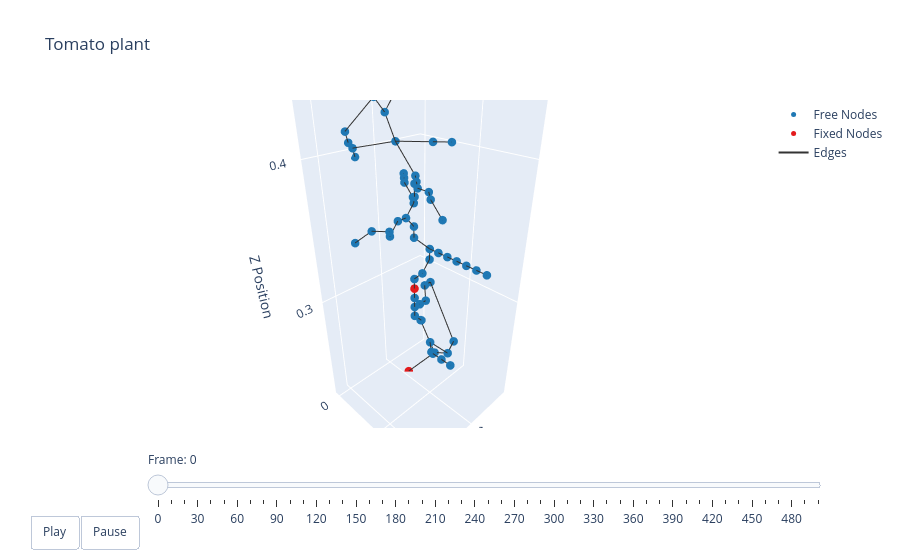

The cell this chart's notebook holds for it:
### Markdown cell above
### Plotting

### Code cell
t = np.arange(robot.sim_params.total_time, step=robot.sim_params.dt)
options = dismech.AnimationOptions(title='Tomato plant', plot_step=10)

fig = dismech.get_interactive_animation_plotly(robot, t, qs , options)
fig.show()

### Figure 1 — Plotly figure (JSON) as saved in the notebook; plotly's stock layout.template omitted (floating-point values rounded to 4 significant figures; data arrays with more than 128 entries replaced by an {"elided": "..."} marker saying what was removed)
{"data": [{"marker": {"color": "#1f78b4", "size": 5}, "mode": "markers", "name": "Free Nodes", "type": "scatter3d", "x": [1.038, 1.03, 1.022, 1.038, 1.054, 1.062, 1.022, 1.03, 1.046, 1.07, 1.07, 1.07, 1.006, 1.014, 1.054, 1.054, 1.054, 1.054, 1.054, 1.046, 1.046, 1.046, 1.046, 1.046, 1.046, 1.046, 1.046, 1.054, 1.102, 1.054, 1.078, 1.062, 1.07, 1.094, 1.086, 1.046, 1.054, 1.03, 1.038, 1.046, 1.062, 1.062, 1.094, 1.07, 1.07, 1.078, 1.086, 1.086, 1.094, 1.078, 1.094, 1.07, 1.054, 1.046, 1.102, 1.078, 1.07, 1.086, 1.062, 1.062, 1.062, 1.054, 1.062, 1.062], "y": [0.04427, 0.05226, 0.05223, 0.02823, 0.05223, 0.06022, 0.02029, 0.02035, 0.03625, 0.06821, 0.07621, 0.08421, 0.01217, 0.01223, 0.03626, 0.03627, 0.03628, 0.03629, 0.0443, 0.04432, 0.04433, 0.05233, 0.06033, 0.06833, 0.07633, 0.08433, 0.09233, 0.03635, 0.02837, 0.03635, 0.03636, 0.03636, 0.03636, 0.03637, 0.04436, 0.02836, 0.03636, 0.004463, 0.01241, 0.02036, 0.04436, 0.04436, 0.09236, -0.003643, 0.05236, 0.06036, 0.06836, 0.07636, 0.08436, 0.004357, 0.02036, 0.03636, 0.05236, 0.06036, 0.02836, 0.03636, 0.03636, 0.03636, 0.02036, 0.02836, 0.04436, 0.02836, 0.05236, 0.06036], "z": [0.243, 0.243, 0.251, 0.2669, 0.267, 0.267, 0.2749, 0.2748, 0.2749, 0.275, 0.275, 0.275, 0.283, 0.283, 0.2829, 0.2909, 0.2989, 0.3149, 0.3229, 0.3309, 0.3389, 0.3389, 0.3389, 0.3389, 0.3388, 0.3388, 0.3388, 0.3469, 0.3549, 0.3549, 0.3549, 0.3629, 0.3629, 0.3629, 0.3629, 0.3709, 0.3709, 0.3786, 0.3787, 0.3789, 0.3789, 0.3869, 0.3869, 0.3949, 0.3949, 0.3949, 0.3949, 0.3949, 0.3949, 0.4029, 0.4109, 0.4109, 0.4109, 0.4109, 0.4189, 0.4269, 0.4349, 0.4349, 0.4429, 0.4429, 0.4429, 0.4509, 0.4509, 0.4509]}, {"marker": {"color": "#e31a1c", "size": 5}, "mode": "markers", "name": "Fixed Nodes", "type": "scatter3d", "x": [1.045, 1.054], "y": [0.02028, 0.03628], "z": [0.2109, 0.3069]}, {"line": {"color": "#333333", "width": 2}, "mode": "lines", "name": "Edges", "type": "scatter3d", "x": {"elided": "195 float values"}, "y": {"elided": "195 float values"}, "z": {"elided": "195 float values"}}, {"color": "rgba(166, 206, 227, 0.7)", "i": [], "j": [], "k": [], "name": "Faces", "opacity": 0.7, "showscale": false, "type": "mesh3d", "x": [1.045, 1.038, 1.03, 1.022, 1.038, 1.054, 1.062, 1.022, 1.03, 1.046, 1.07, 1.07, 1.07, 1.006, 1.014, 1.054, 1.054, 1.054, 1.054, 1.054, 1.054, 1.046, 1.046, 1.046, 1.046, 1.046, 1.046, 1.046, 1.046, 1.054, 1.102, 1.054, 1.078, 1.062, 1.07, 1.094, 1.086, 1.046, 1.054, 1.03, 1.038, 1.046, 1.062, 1.062, 1.094, 1.07, 1.07, 1.078, 1.086, 1.086, 1.094, 1.078, 1.094, 1.07, 1.054, 1.046, 1.102, 1.078, 1.07, 1.086, 1.062, 1.062, 1.062, 1.054, 1.062, 1.062], "y": [0.02028, 0.04427, 0.05226, 0.05223, 0.02823, 0.05223, 0.06022, 0.02029, 0.02035, 0.03625, 0.06821, 0.07621, 0.08421, 0.01217, 0.01223, 0.03626, 0.03627, 0.03628, 0.03628, 0.03629, 0.0443, 0.04432, 0.04433, 0.05233, 0.06033, 0.06833, 0.07633, 0.08433, 0.09233, 0.03635, 0.02837, 0.03635, 0.03636, 0.03636, 0.03636, 0.03637, 0.04436, 0.02836, 0.03636, 0.004463, 0.01241, 0.02036, 0.04436, 0.04436, 0.09236, -0.003643, 0.05236, 0.06036, 0.06836, 0.07636, 0.08436, 0.004357, 0.02036, 0.03636, 0.05236, 0.06036, 0.02836, 0.03636, 0.03636, 0.03636, 0.02036, 0.02836, 0.04436, 0.02836, 0.05236, 0.06036], "z": [0.2109, 0.243, 0.243, 0.251, 0.2669, 0.267, 0.267, 0.2749, 0.2748, 0.2749, 0.275, 0.275, 0.275, 0.283, 0.283, 0.2829, 0.2909, 0.2989, 0.3069, 0.3149, 0.3229, 0.3309, 0.3389, 0.3389, 0.3389, 0.3389, 0.3388, 0.3388, 0.3388, 0.3469, 0.3549, 0.3549, 0.3549, 0.3629, 0.3629, 0.3629, 0.3629, 0.3709, 0.3709, 0.3786, 0.3787, 0.3789, 0.3789, 0.3869, 0.3869, 0.3949, 0.3949, 0.3949, 0.3949, 0.3949, 0.3949, 0.4029, 0.4109, 0.4109, 0.4109, 0.4109, 0.4189, 0.4269, 0.4349, 0.4349, 0.4429, 0.4429, 0.4429, 0.4509, 0.4509, 0.4509]}], "layout": {"scene": {"camera": {"eye": {"x": 1.225, "y": 1.225, "z": 1.0}}, "xaxis": {"range": [1.0, 1.113], "title": {"text": "X Position"}}, "yaxis": {"range": [-0.00498, 0.09349], "title": {"text": "Y Position"}}, "zaxis": {"range": [0.2109, 0.451], "title": {"text": "Z Position"}}}, "sliders": [{"currentvalue": {"prefix": "Frame: "}, "steps": [{"args": [["0"], {"frame": {"duration": 50, "redraw": true}, "mode": "immediate"}], "label": "0", "method": "animate"}, {"args": [["1"], {"frame": {"duration": 50, "redraw": true}, "mode": "immediate"}], "label": "10", "method": "animate"}, {"args": [["2"], {"frame": {"duration": 50, "redraw": true}, "mode": "immediate"}], "label": "20", "method": "animate"}, {"args": [["3"], {"frame": {"duration": 50, "redraw": true}, "mode": "immediate"}], "label": "30", "method": "animate"}, {"args": [["4"], {"frame": {"duration": 50, "redraw": true}, "mode": "immediate"}], "label": "40", "method": "animate"}, {"args": [["5"], {"frame": {"duration": 50, "redraw": true}, "mode": "immediate"}], "label": "50", "method": "animate"}, {"args": [["6"], {"frame": {"duration": 50, "redraw": true}, "mode": "immediate"}], "label": "60", "method": "animate"}, {"args": [["7"], {"frame": {"duration": 50, "redraw": true}, "mode": "immediate"}], "label": "70", "method": "animate"}, {"args": [["8"], {"frame": {"duration": 50, "redraw": true}, "mode": "immediate"}], "label": "80", "method": "animate"}, {"args": [["9"], {"frame": {"duration": 50, "redraw": true}, "mode": "immediate"}], "label": "90", "method": "animate"}, {"args": [["10"], {"frame": {"duration": 50, "redraw": true}, "mode": "immediate"}], "label": "100", "method": "animate"}, {"args": [["11"], {"frame": {"duration": 50, "redraw": true}, "mode": "immediate"}], "label": "110", "method": "animate"}, {"args": [["12"], {"frame": {"duration": 50, "redraw": true}, "mode": "immediate"}], "label": "120", "method": "animate"}, {"args": [["13"], {"frame": {"duration": 50, "redraw": true}, "mode": "immediate"}], "label": "130", "method": "animate"}, {"args": [["14"], {"frame": {"duration": 50, "redraw": true}, "mode": "immediate"}], "label": "140", "method": "animate"}, {"args": [["15"], {"frame": {"duration": 50, "redraw": true}, "mode": "immediate"}], "label": "150", "method": "animate"}, {"args": [["16"], {"frame": {"duration": 50, "redraw": true}, "mode": "immediate"}], "label": "160", "method": "animate"}, {"args": [["17"], {"frame": {"duration": 50, "redraw": true}, "mode": "immediate"}], "label": "170", "method": "animate"}, {"args": [["18"], {"frame": {"duration": 50, "redraw": true}, "mode": "immediate"}], "label": "180", "method": "animate"}, {"args": [["19"], {"frame": {"duration": 50, "redraw": true}, "mode": "immediate"}], "label": "190", "method": "animate"}, {"args": [["20"], {"frame": {"duration": 50, "redraw": true}, "mode": "immediate"}], "label": "200", "method": "animate"}, {"args": [["21"], {"frame": {"duration": 50, "redraw": true}, "mode": "immediate"}], "label": "210", "method": "animate"}, {"args": [["22"], {"frame": {"duration": 50, "redraw": true}, "mode": "immediate"}], "label": "220", "method": "animate"}, {"args": [["23"], {"frame": {"duration": 50, "redraw": true}, "mode": "immediate"}], "label": "230", "method": "animate"}, {"args": [["24"], {"frame": {"duration": 50, "redraw": true}, "mode": "immediate"}], "label": "240", "method": "animate"}, {"args": [["25"], {"frame": {"duration": 50, "redraw": true}, "mode": "immediate"}], "label": "250", "method": "animate"}, {"args": [["26"], {"frame": {"duration": 50, "redraw": true}, "mode": "immediate"}], "label": "260", "method": "animate"}, {"args": [["27"], {"frame": {"duration": 50, "redraw": true}, "mode": "immediate"}], "label": "270", "method": "animate"}, {"args": [["28"], {"frame": {"duration": 50, "redraw": true}, "mode": "immediate"}], "label": "280", "method": "animate"}, {"args": [["29"], {"frame": {"duration": 50, "redraw": true}, "mode": "immediate"}], "label": "290", "method": "animate"}, {"args": [["30"], {"frame": {"duration": 50, "redraw": true}, "mode": "immediate"}], "label": "300", "method": "animate"}, {"args": [["31"], {"frame": {"duration": 50, "redraw": true}, "mode": "immediate"}], "label": "310", "method": "animate"}, {"args": [["32"], {"frame": {"duration": 50, "redraw": true}, "mode": "immediate"}], "label": "320", "method": "animate"}, {"args": [["33"], {"frame": {"duration": 50, "redraw": true}, "mode": "immediate"}], "label": "330", "method": "animate"}, {"args": [["34"], {"frame": {"duration": 50, "redraw": true}, "mode": "immediate"}], "label": "340", "method": "animate"}, {"args": [["35"], {"frame": {"duration": 50, "redraw": true}, "mode": "immediate"}], "label": "350", "method": "animate"}, {"args": [["36"], {"frame": {"duration": 50, "redraw": true}, "mode": "immediate"}], "label": "360", "method": "animate"}, {"args": [["37"], {"frame": {"duration": 50, "redraw": true}, "mode": "immediate"}], "label": "370", "method": "animate"}, {"args": [["38"], {"frame": {"duration": 50, "redraw": true}, "mode": "immediate"}], "label": "380", "method": "animate"}, {"args": [["39"], {"frame": {"duration": 50, "redraw": true}, "mode": "immediate"}], "label": "390", "method": "animate"}, {"args": [["40"], {"frame": {"duration": 50, "redraw": true}, "mode": "immediate"}], "label": "400", "method": "animate"}, {"args": [["41"], {"frame": {"duration": 50, "redraw": true}, "mode": "immediate"}], "label": "410", "method": "animate"}, {"args": [["42"], {"frame": {"duration": 50, "redraw": true}, "mode": "immediate"}], "label": "420", "method": "animate"}, {"args": [["43"], {"frame": {"duration": 50, "redraw": true}, "mode": "immediate"}], "label": "430", "method": "animate"}, {"args": [["44"], {"frame": {"duration": 50, "redraw": true}, "mode": "immediate"}], "label": "440", "method": "animate"}, {"args": [["45"], {"frame": {"duration": 50, "redraw": true}, "mode": "immediate"}], "label": "450", "method": "animate"}, {"args": [["46"], {"frame": {"duration": 50, "redraw": true}, "mode": "immediate"}], "label": "460", "method": "animate"}, {"args": [["47"], {"frame": {"duration": 50, "redraw": true}, "mode": "immediate"}], "label": "470", "method": "animate"}, {"args": [["48"], {"frame": {"duration": 50, "redraw": true}, "mode": "immediate"}], "label": "480", "method": "animate"}, {"args": [["49"], {"frame": {"duration": 50, "redraw": true}, "mode": "immediate"}], "label": "490", "method": "animate"}, {"args": [["50"], {"frame": {"duration": 50, "redraw": true}, "mode": "immediate"}], "label": "499", "method": "animate"}], "transition": {"duration": 0}, "x": 0.1, "y": 0}], "title": {"text": "Tomato plant"}, "updatemenus": [{"buttons": [{"args": [null, {"frame": {"duration": 50, "redraw": true}, "fromcurrent": true}], "label": "Play", "method": "animate"}, {"args": [[null], {"frame": {"duration": 0, "redraw": true}, "mode": "immediate"}], "label": "Pause", "method": "animate"}], "direction": "left", "pad": {"r": 10, "t": 87}, "showactive": false, "type": "buttons", "x": 0.1, "xanchor": "right", "y": 0, "yanchor": "top"}]}}
